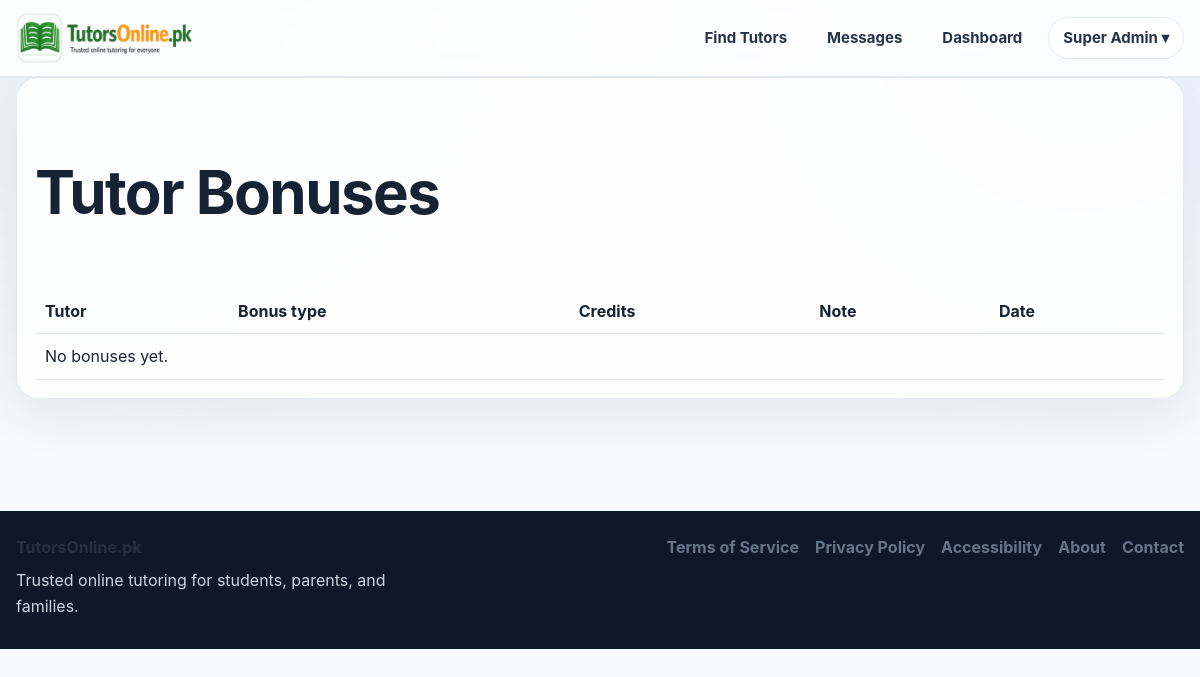
/admin/bonuses (signed in), run on an earlier commit of the app's database.
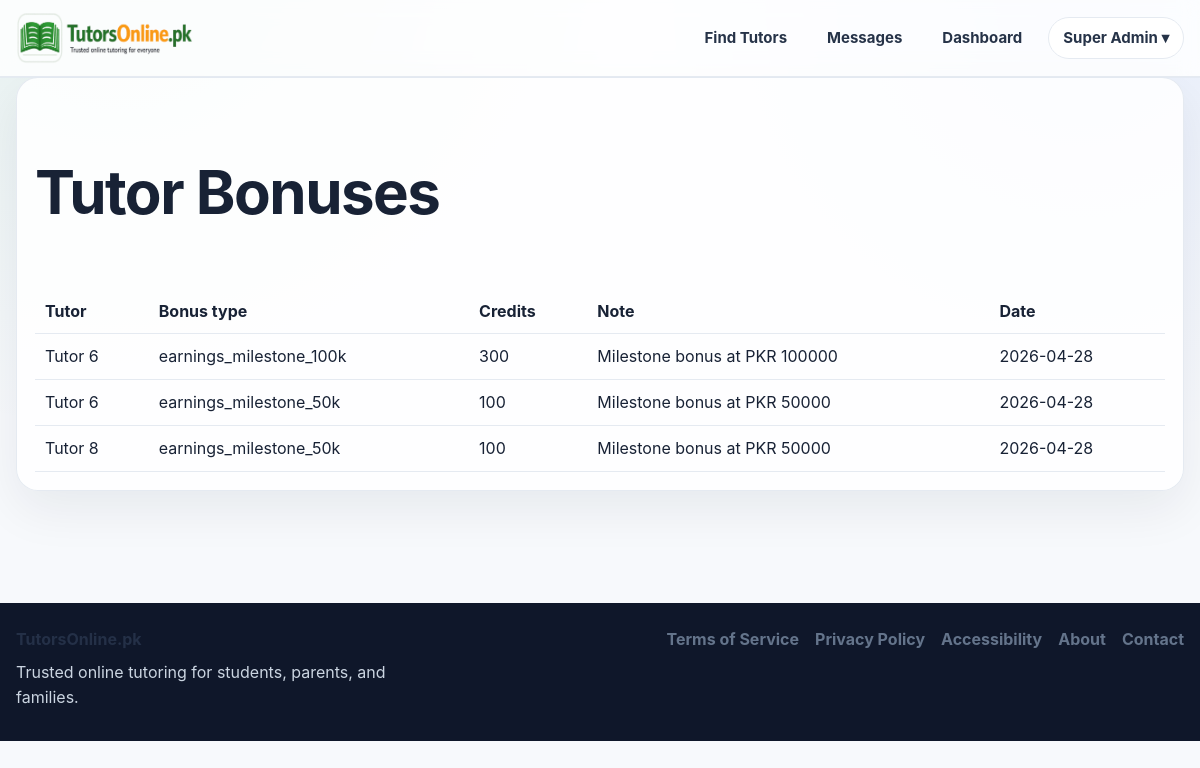
And on a later commit of the database.
### app.py (models this page shows, shortened)
class TutorBonus(db.Model):
    id = db.Column(db.Integer, primary_key=True)
    tutor_id = db.Column(db.Integer, db.ForeignKey("user.id"), nullable=False)
    bonus_type = db.Column(db.String(50), nullable=False)
    credits_awarded = db.Column(db.Integer, nullable=False)
    note = db.Column(db.String(255), default="")
    created_at = db.Column(db.DateTime, default=datetime.utcnow)
    tutor = db.relationship("User", backref="bonus_entries")

class User(UserMixin, db.Model):
    id = db.Column(db.Integer, primary_key=True)
    email = db.Column(db.String(120), unique=True, nullable=False)
    password_hash = db.Column(db.String(255), nullable=False)
    role = db.Column(db.String(20), nullable=False, default="student")
    full_name = db.Column(db.String(120), nullable=False)
    public_name = db.Column(db.String(120), nullable=False)
    qualification = db.Column(db.String(120), default="")
    subjects = db.Column(db.String(255), default="")
    class_levels = db.Column(db.String(255), default="")
    experience_years = db.Column(db.Integer, default=0)
    bio = db.Column(db.Text, default="")
    degree_title = db.Column(db.String(255), default="")
    degree_major = db.Column(db.String(255), default="")
    degree_institution = db.Column(db.String(255), default="")
    degree_year = db.Column(db.String(50), default="")
    degree_grade = db.Column(db.String(50), default="")
    previous_path_choice = db.Column(db.String(50), default="")
    mphil_title = db.Column(db.String(255), default="")
    mphil_major = db.Column(db.String(255), default="")
    mphil_institution = db.Column(db.String(255), default="")
    mphil_year = db.Column(db.String(50), default="")
    mphil_grade = db.Column(db.String(50), default="")
    mphil_additional_note = db.Column(db.String(255), default="")
    masters_title = db.Column(db.String(255), default="")
    masters_major = db.Column(db.String(255), default="")
    masters_institution = db.Column(db.String(255), default="")
    masters_year = db.Column(db.String(50), default="")
    masters_grade = db.Column(db.String(50), default="")
    masters_additional_note = db.Column(db.String(255), default="")
    bachelor_title = db.Column(db.String(255), default="")
    bachelor_major = db.Column(db.String(255), default="")
    bachelor_institution = db.Column(db.String(255), default="")
    bachelor_year = db.Column(db.String(50), default="")
    bachelor_grade = db.Column(db.String(50), default="")
    bachelor_additional_note = db.Column(db.String(255), default="")
    inter_program = db.Column(db.String(100), default="")
    inter_institution = db.Column(db.String(255), default="")
    inter_grade = db.Column(db.String(50), default="")
    inter_year = db.Column(db.String(50), default="")
    matric_program = db.Column(db.String(100), default="")
    matric_institution = db.Column(db.String(255), default="")
    matric_grade = db.Column(db.String(50), default="")
    matric_year = db.Column(db.String(50), default="")
    gender = db.Column(db.String(50), default="")
    city = db.Column(db.String(120), default="")
    main_subject = db.Column(db.String(120), default="")
    additional_subjects = db.Column(db.String(255), default="")
    student_level = db.Column(db.String(120), default="")
    student_subject_needed = db.Column(db.String(120), default="")
    preferred_tutor_gender = db.Column(db.String(50), default="")
    learning_mode = db.Column(db.String(50), default="")
    teaching_mode = db.Column(db.String(50), default="")
    hourly_rate = db.Column(db.Integer, default=0)
    mobile_number = db.Column(db.String(40), default="")
    cnic_number = db.Column(db.String(40), default="")
    profile_image = db.Column(db.String(255), default="")
    degree_file = db.Column(db.String(255), default="")
    additional_qualification_level = db.Column(db.String(80), default="")
    additional_qualification_title = db.Column(db.String(255), default="")
    additional_qualification_major = db.Column(db.String(255), default="")
    additional_qualification_institution = db.Column(db.String(255), default="")
    additional_qualification_year = db.Column(db.String(50), default="")
    additional_qualification_grade = db.Column(db.String(50), default="")
    additional_qualification_file = db.Column(db.String(255), default="")
    demo_video_url = db.Column(db.String(255), default="")
    demo_video_file = db.Column(db.String(255), default="")
    modest_profile = db.Column(db.Boolean, default=False)
    audio_only = db.Column(db.Boolean, default=False)
    is_active_user = db.Column(db.Boolean, default=True)
    is_verified_tutor = db.Column(db.Boolean, default=False)
    profile_stage = db.Column(db.String(40), default="basic_complete")
    verification_submitted_at = db.Column(db.DateTime)
    approved_at = db.Column(db.DateTime)
    rejected_at = db.Column(db.DateTime)
    admin_review_note = db.Column(db.Text, default="")
    is_public_tutor = db.Column(db.Boolean, default=False)
    tutor_category = db.Column(db.String(80), default="")
    bonus_credits = db.Column(db.Integer, default=0)
    total_earnings_pkr = db.Column(db.Integer, default=0)
    monthly_earnings_pkr = db.Column(db.Integer, default=0)
    sessions_completed = db.Column(db.Integer, default=0)
    rating_avg = db.Column(db.Float, default=0.0)
    rating_count = db.Column(db.Integer, default=0)
    credits_balance = db.Column(db.Integer, default=0)
    pending_payout_pkr = db.Column(db.Integer, default=0)
    payout_method = db.Column(db.String(30), default="bank")
    payout_account_title = db.Column(db.String(120), default="")
    payout_account_number = db.Column(db.String(120), default="")
    payout_iban = db.Column(db.String(64), default="")
    created_at = db.Column(db.DateTime, default=datetime.utcnow)
    bookings_as_student = db.relationship(
        "Booking",
        backref="student",
        lazy=True,
        foreign_keys="Booking.student_id",
    )
    bookings_as_tutor = db.relationship(
        "Booking",
        backref="tutor",
        lazy=True,
        foreign_keys="Booking.tutor_id",
    )
    @property
    def is_active(self):
        return self.is_active_user

### app.py (the view)
@app.route("/admin/bonuses")
@login_required
def admin_bonuses():
    if current_user.role != "admin":
        return redirect(url_for("dashboard"))
    bonuses = TutorBonus.query.order_by(TutorBonus.created_at.desc()).all()
    return render_template("admin_bonuses.html", bonuses=bonuses)

### app.py (called while the page is built, shortened)
@app.context_processor
def inject_message_badge():
    return {
        "global_unread_messages": unread_message_count_for(current_user)
        if current_user.is_authenticated else 0
    }

@login_manager.user_loader
def load_user(user_id):
    return User.query.get(int(user_id))

def unread_message_count_for(user):
    if not user or not getattr(user, "is_authenticated", False):
        return 0
    if user.role == "student":
        convo_ids = [
            c.id for c in Conversation.query.filter_by(student_id=user.id).all()
        ]
    elif user.role == "tutor":
        convo_ids = [
            c.id for c in Conversation.query.filter_by(tutor_id=user.id).all()
        ]
    elif user.role == "admin":
        return 0
    else:
        return 0

@app.context_processor
def inject_globals():
    return {
        "credit_rate": app.config["CREDIT_RATE"],
        "google_configured": bool(
            app.config["GOOGLE_CLIENT_ID"] and app.config["GOOGLE_CLIENT_SECRET"]
        ),
        "under_construction": UNDER_CONSTRUCTION,
    }

### templates/admin_bonuses.html
{% extends 'base.html' %}
{% block content %}
<section class="card">
  <h1>Tutor Bonuses</h1>
  <table class="table">
    <tr><th>Tutor</th><th>Bonus type</th><th>Credits</th><th>Note</th><th>Date</th></tr>
    {% for item in bonuses %}
    <tr><td>{{ item.tutor.public_name }}</td><td>{{ item.bonus_type }}</td><td>{{ item.credits_awarded }}</td><td>{{ item.note }}</td><td>{{ item.created_at.strftime('%Y-%m-%d') }}</td></tr>
    {% else %}
    <tr><td colspan="5">No bonuses yet.</td></tr>
    {% endfor %}
  </table>
</section>
{% endblock %}

What changed in the data, as far as the page shows it:
added TutorBonus: tutor.public_name "Tutor 6", bonus_type "earnings_milestone_100k", credits_awarded "300", note "Milestone bonus at PKR 100000", created_at "2026-04-28"
added TutorBonus: tutor.public_name "Tutor 6", bonus_type "earnings_milestone_50k", credits_awarded "100", note "Milestone bonus at PKR 50000", created_at "2026-04-28"
added TutorBonus: tutor.public_name "Tutor 8", bonus_type "earnings_milestone_50k", credits_awarded "100", note "Milestone bonus at PKR 50000", created_at "2026-04-28"
Also different on the page:
text no longer shown: "No bonuses yet."
